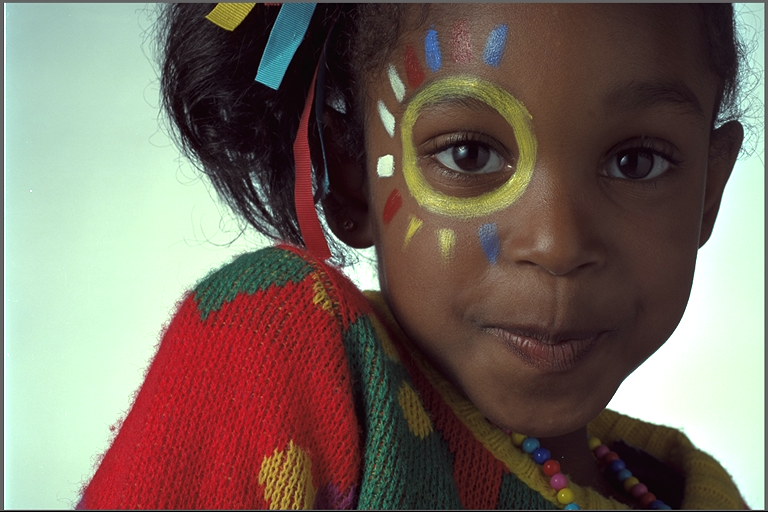
#> input picture Exercise_04/source_code/images/kodim15.png, 768 x 512 px
$ jupyter execute convolution.ipynb
#> lines starting #> are read from the running program, lines starting #| are printed output that depends on the picture
[cell 1]
import cv2
from matplotlib import pyplot as plt
import matplotlib.patches as patches
import numpy
import math

def identity_psf(sigma, ksize):
#> called with sigma = 3, ksize = 21
    khalf = int(ksize/2)
    kernel1d = numpy.empty((ksize,1), float)
    for i in range(ksize):
        kernel1d[i,0] = numpy.array(get_gauss_function_value(i,sigma,ksize))

    kernel2d = kernel1d*kernel1d.T
    kernel2d[khalf,khalf] = 0

    return kernel2d

def get_gauss_function_value(value, sigma,ksize):
    x = (value - (ksize-1)/2)**2
    return 1/(2*math.pi*sigma**2)**(1/2)* math.exp( - x/ (2*sigma**2) )

def show_in_fourier_spectrum( axis, image ):
    image = numpy.fft.fft2( image )
    image = numpy.fft.fftshift(image)
    magnitude_spectrum = numpy.log(numpy.abs(image))
    axis.imshow( magnitude_spectrum, cmap='gray')

def apply_filter( kernel, output_filename ):
#> called with output_filename = 'kodim15_a_result.png'
    image = cv2.imread('images/kodim15.png', cv2.IMREAD_GRAYSCALE)
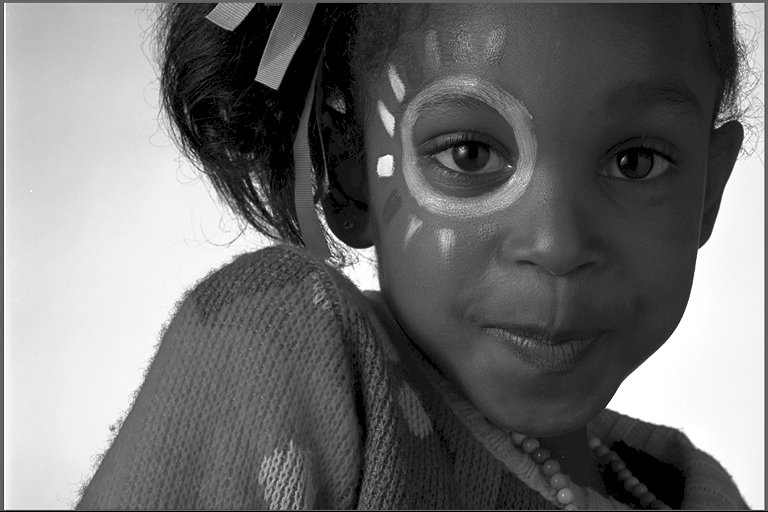
#> image: shape (512, 768); min 0, max 255, mean 111.8

    fig, ax = plt.subplots(2, 3, figsize=(16,6))
    for i in range(2):
        for j in range(3):
            ax[i,j].set_xticks([])
            ax[i,j].set_yticks([])

    ax[0,0].imshow(image/255, cmap='gray')
    folded = cv2.filter2D( src=image, ddepth=-1, kernel=kernel)
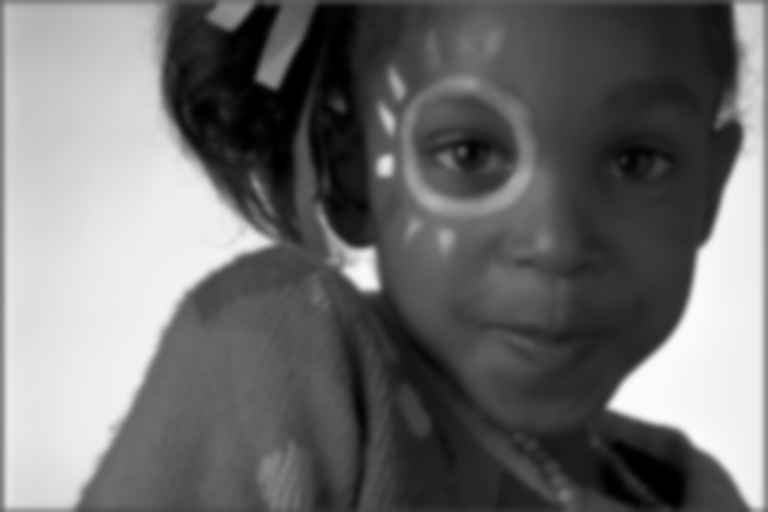
#> folded: shape (512, 768); min 0, max 250, mean 109.9
    ax[0,1].imshow(kernel/255, cmap='gray')
    ax[0,2].imshow(folded/255, cmap='gray')

    cv2.imwrite(output_filename, folded)

    show_in_fourier_spectrum(ax[1,0], image )
#> in show_in_fourier_spectrum, `magnitude_spectrum = numpy.log(numpy.abs(image))`:
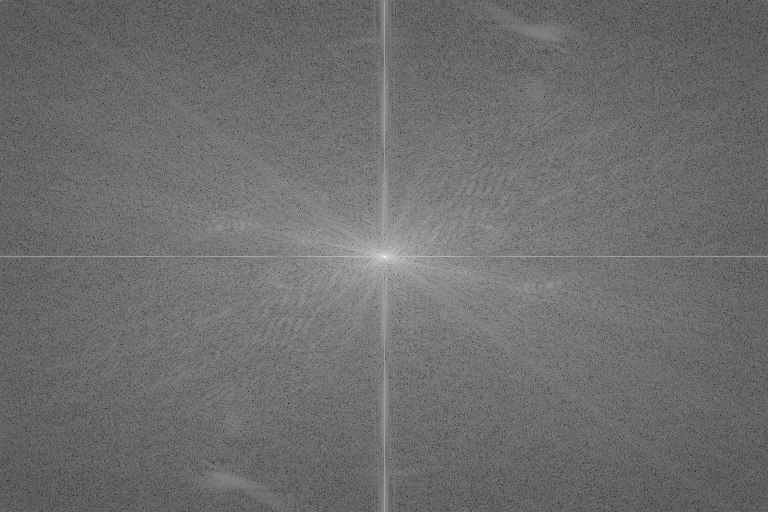
#> magnitude_spectrum: shape (512, 768) float64; min 0.863, max 17.6, mean 8.11; drawn with min black and max white
    show_in_fourier_spectrum(ax[1,1], kernel )
    show_in_fourier_spectrum(ax[1,2], folded )
#> in show_in_fourier_spectrum (call 3), `magnitude_spectrum = numpy.log(numpy.abs(image))`:
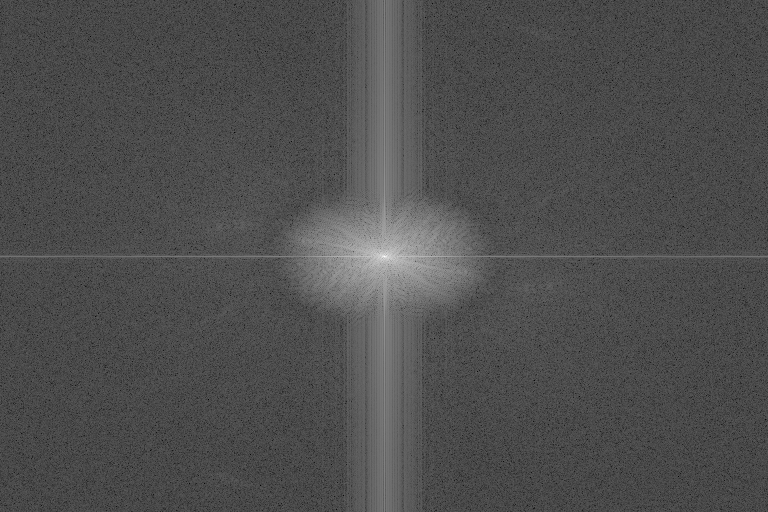
#> magnitude_spectrum: shape (512, 768) float64; min -0.172, max 17.58, mean 5.31; drawn with min black and max white

    plt.show()
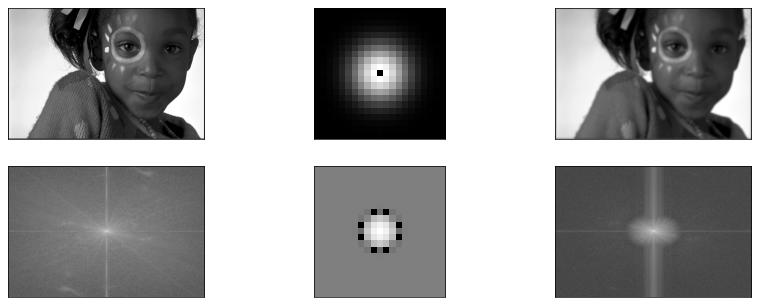
#> figure drawn by matplotlib, 6 panels


def get_horizontal_blur_kernel(ksize):
    kernel_h = numpy.zeros((ksize, ksize))
    kernel_h[int((ksize - 1)/2), :] = numpy.ones(ksize)
    kernel_h /= ksize
    return kernel_h


def get_vertical_blur_kernel(ksize):
    kernel_v = numpy.zeros((ksize, ksize))
    kernel_v[:,int((ksize - 1)/2)] = numpy.ones(ksize)
    kernel_v /= ksize
    return kernel_v

def get_combined_blur_kernel(ksize):
    kernel = numpy.zeros((ksize, ksize))
    kernel[:,int((ksize - 1)/2)] = numpy.ones(ksize)
    kernel[int((ksize - 1)/2), :] = numpy.ones(ksize)
    kernel /= ksize
    return kernel

def apply_filter_simple( kernel, output_filename ):
#> called with output_filename = 'kodim15_b_result.png'
    image = cv2.imread('images/kodim15.png', cv2.IMREAD_GRAYSCALE)
    fig, ax = plt.subplots(1, 3, figsize=(16,6))
    for i in range(3):
            ax[i].set_xticks([])
            ax[i].set_yticks([])

    ax[0].imshow(image/255, cmap='gray')
    folded = cv2.filter2D(image, -1, kernel)
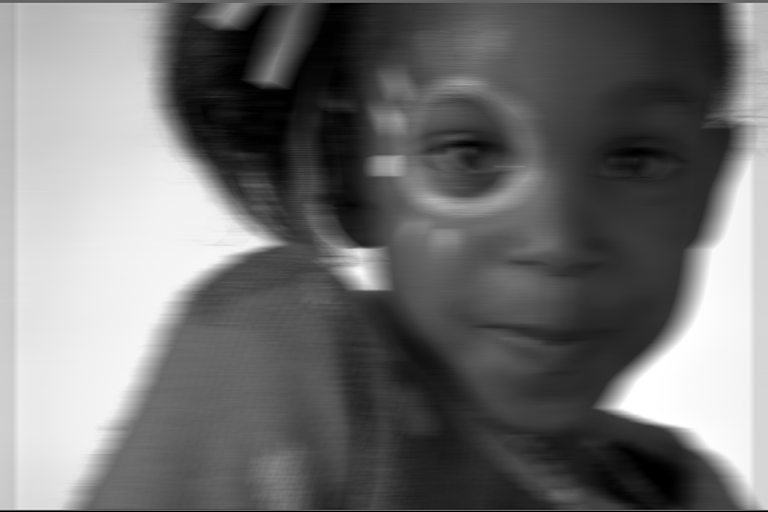
#> folded: shape (512, 768); min 0, max 255, mean 112
    ax[1].imshow(kernel/255, cmap='gray')
    ax[2].imshow(folded/255, cmap='gray')

    cv2.imwrite(output_filename, folded)

def apply_filter_simple2( kernel1, kernel2, output_filename ):
#> called with kernel2 = array of shape (3, 3), output_filename = 'kodim15_c_result.png'
    image = cv2.imread('kodim15_c.png', cv2.IMREAD_GRAYSCALE)
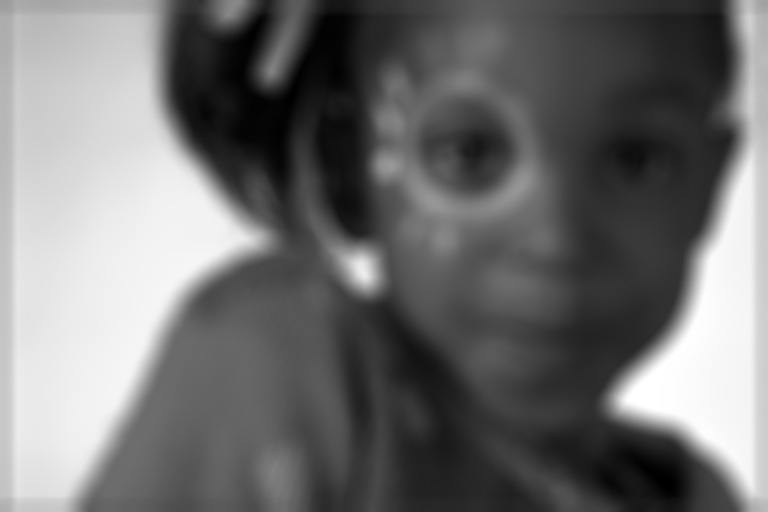
#> input picture Exercise_04/source_code/kodim15_c.png, 768 x 512 px
#> image is the input picture: shape (512, 768); min 0, max 255, mean 112
    fig, ax = plt.subplots(1, 4, figsize=(16,6))
    for i in range(4):
            ax[i].set_xticks([])
            ax[i].set_yticks([])

    ax[0].imshow(image/255, cmap='gray')
    folded = cv2.filter2D(image, -1, kernel1)
    folded = cv2.filter2D(image, -1, kernel2)
    ax[1].imshow(kernel1/255, cmap='gray')
    ax[2].imshow(kernel2/255, cmap='gray')
    ax[3].imshow(folded/255, cmap='gray')

    cv2.imwrite(output_filename, folded)

def get_boxfilter_kernel(ksize):
    kernel = numpy.ones((ksize, ksize))
    kernel[:,:] = 1/(2*ksize+1)*kernel[:,:]
    kernel[int(ksize/2),int(ksize/2)] = 0
    return kernel

kernel2d = identity_psf(3,21)
apply_filter( kernel2d, "kodim15_a_result.png" )

kernel_horizontal = get_horizontal_blur_kernel(31)
apply_filter_simple( kernel_horizontal, "kodim15_b_result.png" )

kernel_horizontal = get_horizontal_blur_kernel(31)
kernel_vertical = get_vertical_blur_kernel(3)
kernel_combined = get_combined_blur_kernel(31)
apply_filter_simple2( kernel_horizontal, kernel_vertical, "kodim15_c_result.png" )
#apply_filter_simple( kernel_combined, "kodim15_c_result.png" )
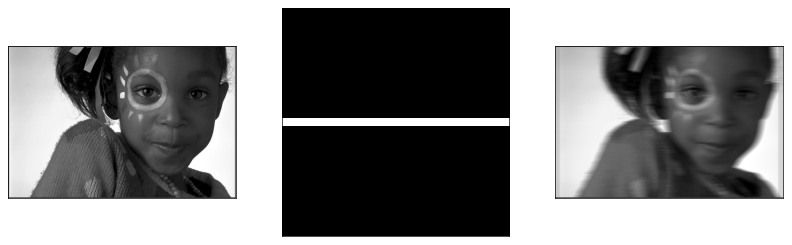
#> figure drawn by matplotlib, 3 panels
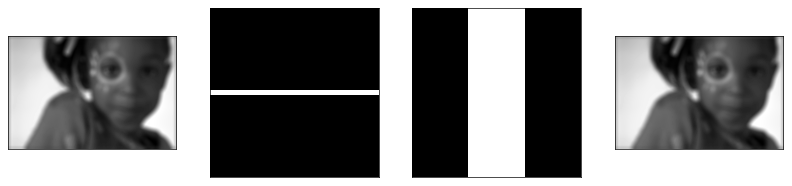
#> figure drawn by matplotlib, 4 panels
